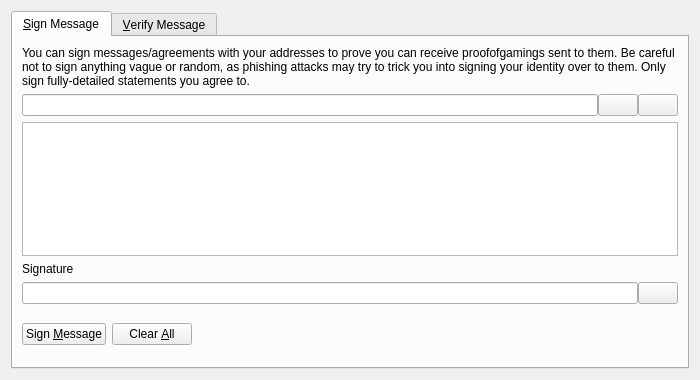
<?xml version="1.0" encoding="UTF-8"?>
<ui version="4.0">
 <class>SignVerifyMessageDialog</class>
 <widget class="QDialog" name="SignVerifyMessageDialog">
  <property name="geometry">
   <rect>
    <x>0</x>
    <y>0</y>
    <width>700</width>
    <height>380</height>
   </rect>
  </property>
  <property name="windowTitle">
   <string>Signatures - Sign / Verify a Message</string>
  </property>
  <property name="modal">
   <bool>true</bool>
  </property>
  <layout class="QVBoxLayout" name="verticalLayout">
   <item>
    <widget class="QTabWidget" name="tabWidget">
     <property name="currentIndex">
      <number>0</number>
     </property>
     <widget class="QWidget" name="tabSignMessage">
      <attribute name="title">
       <string>&amp;Sign Message</string>
      </attribute>
      <layout class="QVBoxLayout" name="verticalLayout_SM">
       <item>
        <widget class="QLabel" name="infoLabel_SM">
         <property name="text">
          <string>You can sign messages/agreements with your addresses to prove you can receive proofofgamings sent to them. Be careful not to sign anything vague or random, as phishing attacks may try to trick you into signing your identity over to them. Only sign fully-detailed statements you agree to.</string>
         </property>
         <property name="textFormat">
          <enum>Qt::PlainText</enum>
         </property>
         <property name="wordWrap">
          <bool>true</bool>
         </property>
        </widget>
       </item>
       <item>
        <layout class="QHBoxLayout" name="horizontalLayout_1_SM">
         <property name="spacing">
          <number>0</number>
         </property>
         <item>
          <widget class="QValidatedLineEdit" name="addressIn_SM">
           <property name="toolTip">
            <string>The ProofOfGaming address to sign the message with</string>
           </property>
          </widget>
         </item>
         <item>
          <widget class="QPushButton" name="addressBookButton_SM">
           <property name="toolTip">
            <string>Choose previously used address</string>
           </property>
           <property name="text">
            <string/>
           </property>
           <property name="icon">
            <iconset resource="../proofofgaming.qrc">
             <normaloff>:/icons/address-book</normaloff>:/icons/address-book</iconset>
           </property>
           <property name="shortcut">
            <string>Alt+A</string>
           </property>
           <property name="autoDefault">
            <bool>false</bool>
           </property>
          </widget>
         </item>
         <item>
          <widget class="QPushButton" name="pasteButton_SM">
           <property name="toolTip">
            <string>Paste address from clipboard</string>
           </property>
           <property name="text">
            <string/>
           </property>
           <property name="icon">
            <iconset resource="../proofofgaming.qrc">
             <normaloff>:/icons/editpaste</normaloff>:/icons/editpaste</iconset>
           </property>
           <property name="shortcut">
            <string>Alt+P</string>
           </property>
           <property name="autoDefault">
            <bool>false</bool>
           </property>
          </widget>
         </item>
        </layout>
       </item>
       <item>
        <widget class="QPlainTextEdit" name="messageIn_SM">
         <property name="toolTip">
          <string>Enter the message you want to sign here</string>
         </property>
        </widget>
       </item>
       <item>
        <widget class="QLabel" name="signatureLabel_SM">
         <property name="text">
          <string>Signature</string>
         </property>
         <property name="textFormat">
          <enum>Qt::PlainText</enum>
         </property>
        </widget>
       </item>
       <item>
        <layout class="QHBoxLayout" name="horizontalLayout_2_SM">
         <property name="spacing">
          <number>0</number>
         </property>
         <item>
          <widget class="QLineEdit" name="signatureOut_SM">
           <property name="font">
            <font>
             <italic>true</italic>
            </font>
           </property>
           <property name="readOnly">
            <bool>true</bool>
           </property>
          </widget>
         </item>
         <item>
          <widget class="QPushButton" name="copySignatureButton_SM">
           <property name="toolTip">
            <string>Copy the current signature to the system clipboard</string>
           </property>
           <property name="text">
            <string/>
           </property>
           <property name="icon">
            <iconset resource="../proofofgaming.qrc">
             <normaloff>:/icons/editcopy</normaloff>:/icons/editcopy</iconset>
           </property>
           <property name="autoDefault">
            <bool>false</bool>
           </property>
          </widget>
         </item>
        </layout>
       </item>
       <item>
        <layout class="QHBoxLayout" name="horizontalLayout_3_SM">
         <item>
          <widget class="QPushButton" name="signMessageButton_SM">
           <property name="toolTip">
            <string>Sign the message to prove you own this ProofOfGaming address</string>
           </property>
           <property name="text">
            <string>Sign &amp;Message</string>
           </property>
           <property name="icon">
            <iconset resource="../proofofgaming.qrc">
             <normaloff>:/icons/edit</normaloff>:/icons/edit</iconset>
           </property>
           <property name="autoDefault">
            <bool>false</bool>
           </property>
          </widget>
         </item>
         <item>
          <widget class="QPushButton" name="clearButton_SM">
           <property name="toolTip">
            <string>Reset all sign message fields</string>
           </property>
           <property name="text">
            <string>Clear &amp;All</string>
           </property>
           <property name="icon">
            <iconset resource="../proofofgaming.qrc">
             <normaloff>:/icons/remove</normaloff>:/icons/remove</iconset>
           </property>
           <property name="autoDefault">
            <bool>false</bool>
           </property>
          </widget>
         </item>
         <item>
          <spacer name="horizontalSpacer_1_SM">
           <property name="orientation">
            <enum>Qt::Horizontal</enum>
           </property>
           <property name="sizeHint" stdset="0">
            <size>
             <width>40</width>
             <height>48</height>
            </size>
           </property>
          </spacer>
         </item>
         <item>
          <widget class="QLabel" name="statusLabel_SM">
           <property name="font">
            <font>
             <weight>75</weight>
             <bold>true</bold>
            </font>
           </property>
           <property name="text">
            <string/>
           </property>
           <property name="wordWrap">
            <bool>true</bool>
           </property>
          </widget>
         </item>
         <item>
          <spacer name="horizontalSpacer_2_SM">
           <property name="orientation">
            <enum>Qt::Horizontal</enum>
           </property>
           <property name="sizeHint" stdset="0">
            <size>
             <width>40</width>
             <height>48</height>
            </size>
           </property>
          </spacer>
         </item>
        </layout>
       </item>
      </layout>
     </widget>
     <widget class="QWidget" name="tabVerifyMessage">
      <attribute name="title">
       <string>&amp;Verify Message</string>
      </attribute>
      <layout class="QVBoxLayout" name="verticalLayout_VM">
       <item>
        <widget class="QLabel" name="infoLabel_VM">
         <property name="text">
          <string>Enter the receiver's address, message (ensure you copy line breaks, spaces, tabs, etc. exactly) and signature below to verify the message. Be careful not to read more into the signature than what is in the signed message itself, to avoid being tricked by a man-in-the-middle attack. Note that this only proves the signing party receives with the address, it cannot prove sendership of any transaction!</string>
         </property>
         <property name="textFormat">
          <enum>Qt::PlainText</enum>
         </property>
         <property name="alignment">
          <set>Qt::AlignLeading|Qt::AlignLeft|Qt::AlignTop</set>
         </property>
         <property name="wordWrap">
          <bool>true</bool>
         </property>
        </widget>
       </item>
       <item>
        <layout class="QHBoxLayout" name="horizontalLayout_1_VM">
         <property name="spacing">
          <number>0</number>
         </property>
         <item>
          <widget class="QValidatedLineEdit" name="addressIn_VM">
           <property name="toolTip">
            <string>The ProofOfGaming address the message was signed with</string>
           </property>
          </widget>
         </item>
         <item>
          <widget class="QPushButton" name="addressBookButton_VM">
           <property name="toolTip">
            <string>Choose previously used address</string>
           </property>
           <property name="text">
            <string/>
           </property>
           <property name="icon">
            <iconset resource="../proofofgaming.qrc">
             <normaloff>:/icons/address-book</normaloff>:/icons/address-book</iconset>
           </property>
           <property name="shortcut">
            <string>Alt+A</string>
           </property>
           <property name="autoDefault">
            <bool>false</bool>
           </property>
          </widget>
         </item>
        </layout>
       </item>
       <item>
        <widget class="QPlainTextEdit" name="messageIn_VM"/>
       </item>
       <item>
        <widget class="QValidatedLineEdit" name="signatureIn_VM"/>
       </item>
       <item>
        <layout class="QHBoxLayout" name="horizontalLayout_2_VM">
         <item>
          <widget class="QPushButton" name="verifyMessageButton_VM">
           <property name="toolTip">
            <string>Verify the message to ensure it was signed with the specified ProofOfGaming address</string>
           </property>
           <property name="text">
            <string>Verify &amp;Message</string>
           </property>
           <property name="icon">
            <iconset resource="../proofofgaming.qrc">
             <normaloff>:/icons/transaction_0</normaloff>:/icons/transaction_0</iconset>
           </property>
           <property name="autoDefault">
            <bool>false</bool>
           </property>
          </widget>
         </item>
         <item>
          <widget class="QPushButton" name="clearButton_VM">
           <property name="toolTip">
            <string>Reset all verify message fields</string>
           </property>
           <property name="text">
            <string>Clear &amp;All</string>
           </property>
           <property name="icon">
            <iconset resource="../proofofgaming.qrc">
             <normaloff>:/icons/remove</normaloff>:/icons/remove</iconset>
           </property>
           <property name="autoDefault">
            <bool>false</bool>
           </property>
          </widget>
         </item>
         <item>
          <spacer name="horizontalSpacer_1_VM">
           <property name="orientation">
            <enum>Qt::Horizontal</enum>
           </property>
           <property name="sizeHint" stdset="0">
            <size>
             <width>40</width>
             <height>48</height>
            </size>
           </property>
          </spacer>
         </item>
         <item>
          <widget class="QLabel" name="statusLabel_VM">
           <property name="font">
            <font>
             <weight>75</weight>
             <bold>true</bold>
            </font>
           </property>
           <property name="text">
            <string/>
           </property>
           <property name="wordWrap">
            <bool>true</bool>
           </property>
          </widget>
         </item>
         <item>
          <spacer name="horizontalSpacer_2_VM">
           <property name="orientation">
            <enum>Qt::Horizontal</enum>
           </property>
           <property name="sizeHint" stdset="0">
            <size>
             <width>40</width>
             <height>48</height>
            </size>
           </property>
          </spacer>
         </item>
        </layout>
       </item>
      </layout>
     </widget>
    </widget>
   </item>
  </layout>
 </widget>
 <customwidgets>
  <customwidget>
   <class>QValidatedLineEdit</class>
   <extends>QLineEdit</extends>
   <header>qvalidatedlineedit.h</header>
  </customwidget>
 </customwidgets>
 <resources>
  <include location="../proofofgaming.qrc"/>
 </resources>
 <connections/>
</ui>
